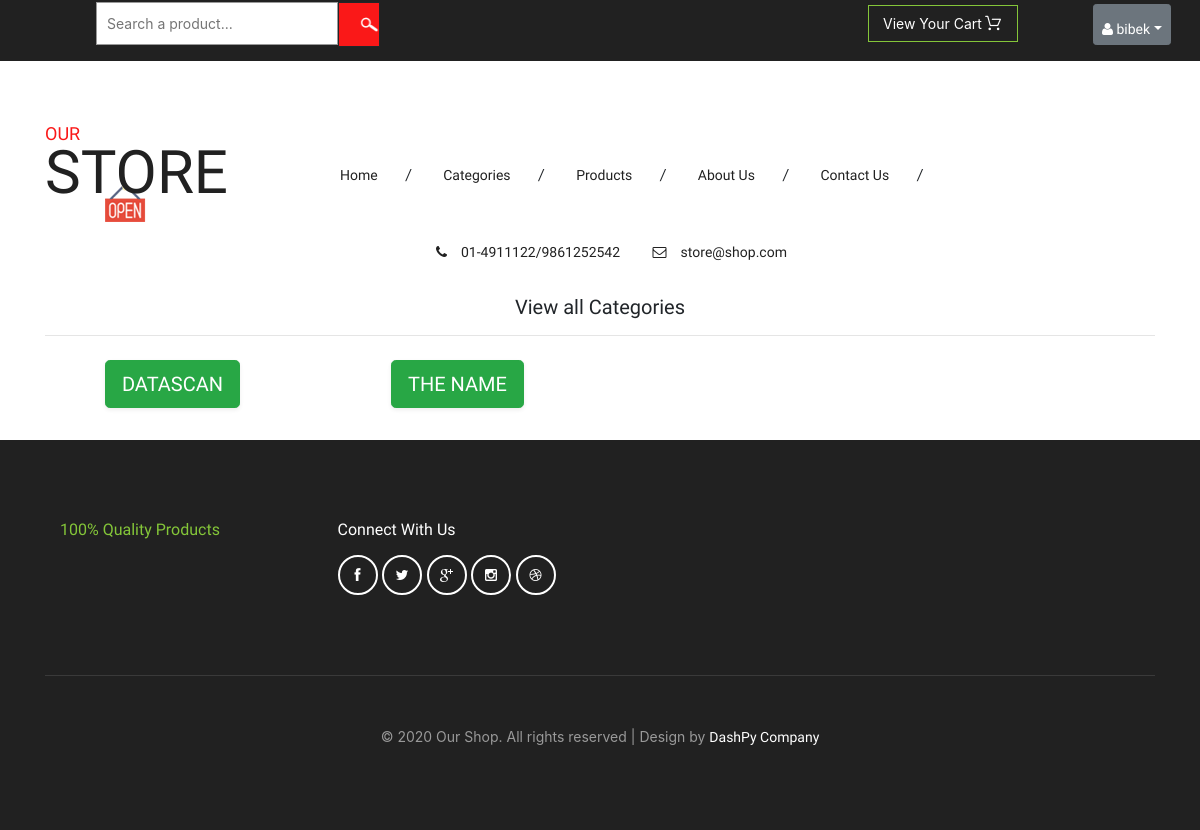
Screenshot of /allcategory (signed in) with the database file from the repository.
### owner/models.py (models this page shows, shortened)
class CustomUser(AbstractUser):
    user_type_data = (('owner', "Owner"), ('customer', 'Customer'))
    user_type = models.CharField(default = 'owner', choices = user_type_data, max_length = 10)
    email = models.EmailField(unique = True)

class Category(models.Model):
    name = models.CharField(max_length = 200, db_index = True)
    slug = models.SlugField(max_length= 200, unique = True)
    objects = models.Manager()
    class Meta:
        ordering = ('name',)
        verbose_name = 'category'
        verbose_name_plural = 'categories'
    def __str__(self):
        return self.name
    def get_absolute_url(self):
        return reverse("shop:specific", args=[self.slug])

### shop/views.py (the view)
# urls.py: path('allcategory', views.allcategory, name = 'allcategory'),
def allcategory(request):
    try:
        cart = Cart.objects.filter(cart_of = request.user)
    except:
        cart = None
    category = Category.objects.all()
    return render(request, 'allcategory.html', {'category':category, 'cart':cart,})

### sale/LoginCheckMiddleware.py (called while the page is built, shortened)
    def process_view(self, request, view_func, view_args, view_kwargs):
        modulename = view_func.__module__
        user = request.user
        if user.is_authenticated:
            if user.user_type == "owner":
                if modulename == "owner.views":
                    pass
                elif modulename == 'shop.views' or modulename == "django.views.static":
                    pass
                elif modulename == "django.contrib.auth.views" or modulename =="django.contrib.admin.sites":
                    pass
                else:
                    return HttpResponseRedirect(reverse("owner:ownerDashboard"))
        else:
            if modulename == 'shop.views' or modulename == "django.contrib.auth.views" or modulename == "django.views.static":
                pass
            else:
                return HttpResponseRedirect(reverse("shop:login"))

### templates/allcategory.html (shortened to what this page needs)
{% extends "base.html" %}
{% block content %}
  <div class="container">
    <div class="text-center">
      <h5>
        View all Categories
      </h5>
      <hr>
    </div>
        <div class="row">
            {% for c in category  %}
            <div class="col-md-3 col-6">
                <div class="text-center p-2">
                    <a href="{{c.get_absolute_url}}" target="_blank" class="btn btn-success text-uppercase btn-lg shadow-sm"> {{c}}  </a>
                    </div>
            </div>
          {% endfor %}
        </div>
    </div>
  <br>
{% endblock content %}

### templates/base.html (shortened to what this page needs)
{% load static %}
<!DOCTYPE html>
<html lang="en">
<head>
<link href="{%static 'css/bootstrap.css' %} " rel="stylesheet" type="text/css" media="all" />
<link href=" {%static 'css/style.css' %} " rel="stylesheet" type="text/css" media="all" />
<link rel="stylesheet" href="https://cdn.jsdelivr.net/npm/bootstrap@4.5.3/dist/css/bootstrap.min.css">
<link href="{%static 'css/font-awesome.css' %} " rel="stylesheet" type="text/css" media="all" />
</head>
<body>
	<div class="agileits_header">
		<div class='row'>
			<div class = 'col-12 col-md-8' >
				<div class="w3l_search">
					<form action="search" method="GET">
						<input type="text" name="search" placeholder="Search a product..."  required>
						<input type="submit" value="">
					</form>
				</div>
			</div>
			<div class='col-6 col-md-2'>
				<div class="product_list_header" style="position:relative; display:inline-block;">
					<input type="submit" name="submit" value="View your cart"  data-toggle="modal" data-target=".bd-example-modal-lg" class="button" />
				</div>
			</div>
			<div class = 'col-6 col-md-2'>
				<div class="w3l_header_right">
					<ul>
						<li class="dropdown profile_details_drop">
							{% if user.is_authenticated %}
							{% if user.user_type == 'owner' %}
							<a href="#" class="btn btn-secondary btn-sm dropdown-toggle m-1" data-toggle="dropdown"><i class="fa fa-user" aria-hidden="true"></i> {{user}}</a>
							{%else%}
							<a href="#" class="btn btn-secondary btn-sm dropdown-toggle m-1" data-toggle="dropdown"><i class="fa fa-user" aria-hidden="true"></i> {{user.first_name}}</a>
							{% endif %}
							{%else%}
							<a href="#" class="btn btn-secondary btn-sm dropdown-toggle m-1" data-toggle="dropdown"><i class="fa fa-user" aria-hidden="true"></i> Login</a>
							{% endif %}
						</li>
					</ul>
				</div>
			</div>
		</div>
	</div>
	<div class="logo_products">
		<div class="container">
			<div class="w3ls_logo_products_left">
				<h1><a href="{%url 'shop:homepage'%}"><span>Our</span> Store</a></h1>
			</div>
			<div class="w3ls_logo_products_left1">
				<ul class="special_items">
					<li><a href="{%url 'shop:homepage'%}">Home</a><i>/</i></li>
					<li><a href="{%url 'shop:allcategory'%}">Categories</a><i>/</i></li>
					<li><a href="{%url 'shop:allproduct'%}">Products</a><i>/</i></li>
					<li><a href="#">About Us</a><i>/</i></li>
					<li><a href="#">Contact Us</a><i>/</i></li>
				</ul>
			</div>
			<div class="w3ls_logo_products_left1">
				<ul class="phone_email">
					<li><i class="fa fa-phone" aria-hidden="true"></i>01-4911122/9861252542</li>
					<li><i class="fa fa-envelope-o" aria-hidden="true"></i><a href="mailto:store@grocery.com">store@shop.com</a></li>
				</ul>
			</div>
			<div class="clearfix"> </div>
		</div>
	</div>
{% block content %}
{% endblock content %}
<div class="footer">
	<div class="container">
		<div class="agile_footer_grids">
			<div class="col-md-3 w3_footer_grid agile_footer_grids_w3_footer">
				<div class="w3_footer_grid_bottom">
					<h4>100% Quality products</h4>
				</div>
			</div>
			<div class="col-md-3 w3_footer_grid agile_footer_grids_w3_footer">
				<div class="w3_footer_grid_bottom">
					<h5>connect with us</h5>
					<ul class="agileits_social_icons">
						<li><a href="#" class="facebook"><i class="fa fa-facebook" aria-hidden="true"></i></a></li>
						<li><a href="#" class="twitter"><i class="fa fa-twitter" aria-hidden="true"></i></a></li>
						<li><a href="#" class="google"><i class="fa fa-google-plus" aria-hidden="true"></i></a></li>
						<li><a href="#" class="instagram"><i class="fa fa-instagram" aria-hidden="true"></i></a></li>
						<li><a href="#" class="dribbble"><i class="fa fa-dribbble" aria-hidden="true"></i></a></li>
					</ul>
				</div>
			</div>
			<div class="clearfix"> </div>
		</div>
		<div class="wthree_footer_copy">
			<p>© 2020 Our Shop. All rights reserved | Design by <a href="http://dashpy.com/">DashPy Company</a></p>
		</div>
	</div>
</div>
</body>
</html>

### rows the page displays
CustomUser: username "bibek"
Category: name "DATASCAN"
Category: name "THE NAME"
